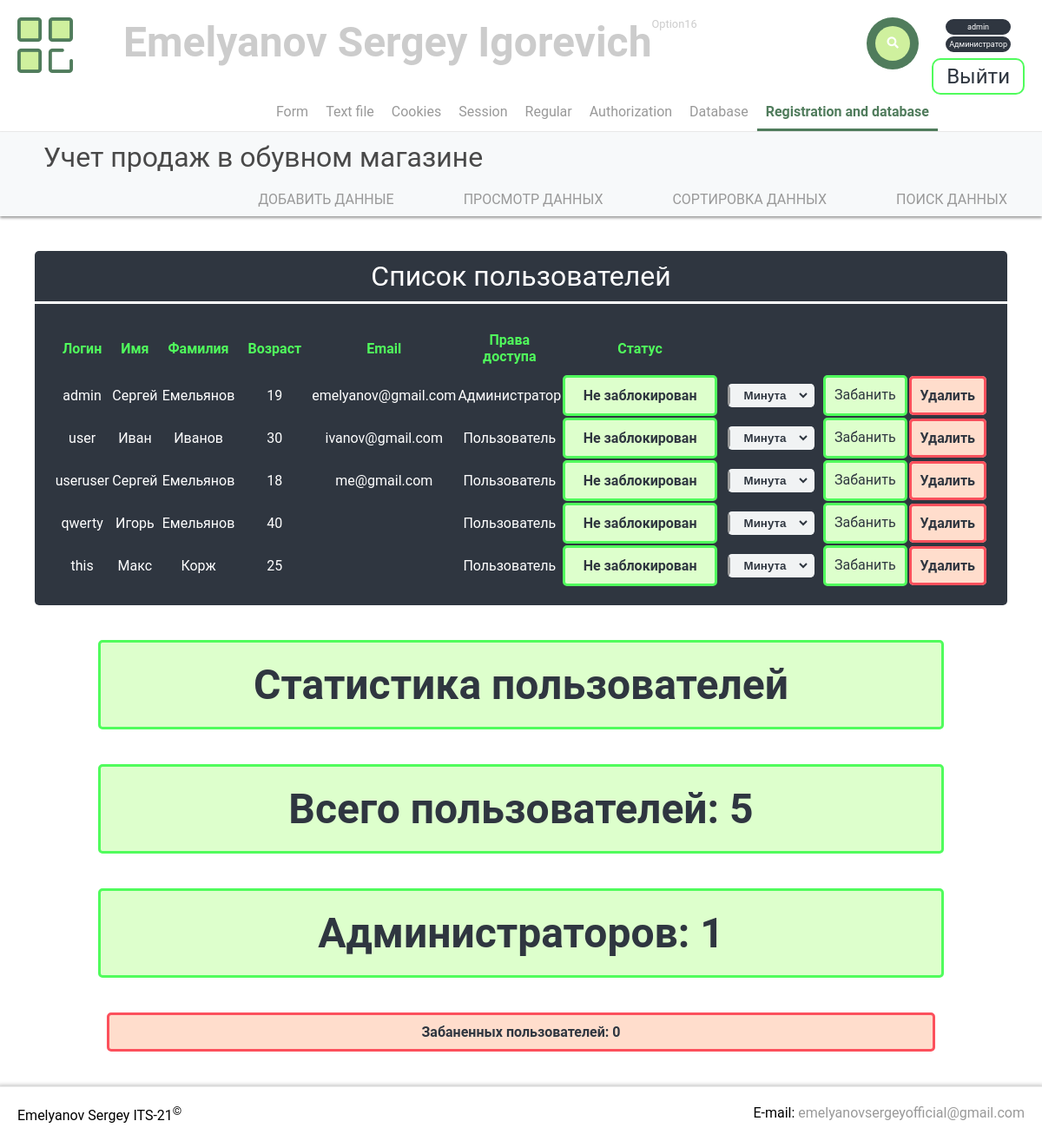
Screenshot of /lab8/adminpanel.php (signed in) with the database file from the repository.
### tables this page shows
CREATE TABLE IF NOT EXISTS `users` (
  `id` int(11) NOT NULL AUTO_INCREMENT,
  `login` varchar(255) NOT NULL,
  `password` varchar(255) NOT NULL,
  `name` varchar(255) NOT NULL,
  `secname` varchar(255) NOT NULL,
  `age` int(11) NOT NULL,
  `email` varchar(255) NOT NULL,
  `rights` int(11) NOT NULL,
  `blockdate` bigint(20) DEFAULT NULL,
  PRIMARY KEY (`id`)
);

### lab8/adminpanel.php (the view, shortened to what this page needs)
<!DOCTYPE HTML>
<html lang="en">
<head>
    <link rel="stylesheet" href="../styles/main.css">
    <link rel="stylesheet" href="../styles/style.css">
    <link rel="stylesheet" href="../styles/lab1.css">
    <link rel="stylesheet" href="../styles/lab2.css">
    <link rel="stylesheet" href="../styles/lab3.css">
    <link rel="stylesheet" href="../styles/lab6.css">
    <link rel="stylesheet" href="../styles/lab7.css">
    <link rel="stylesheet" href="../styles/lab8.css">
    <link rel="stylesheet" href="https://use.fontawesome.com/releases/v5.7.2/css/all.css"
>
</head>
<body>
<header>
    <div class="divHeader">
        <a href="../index.php"><img class="menuImg" src="../images/greenBlockMenu.png" alt="menu img"></a>
        <div class="title">
            <span class="FIO">Emelyanov Sergey Igorevich</span>
            <span class="option">Option16</span>
        </div>
        <form id="searchBox" action="" method="get">
            <button id="searchBtn" type="submit" value="search"><i class="fas fa-search"></i></button>
        </form>
        <?php include('logButton.php'); ?>
    </div>
    <nav class="navHeader">
        <ul class="mainMenu">
            <li><a href="../lab1/form1.php">Form</a></li>
            <li><a href="../lab2/add.php">Text file</a></li>
            <li><a href="../lab3/cookies.php">Cookies</a></li>
            <li><a href="../lab4/shop.php">Session</a></li>
            <li><a href="../lab5/regular.html">Regular</a></li>
            <li><a href="../lab6/add.php">Authorization</a></li>
            <li><a href="../lab7/add.php">Database</a></li>
            <li class="active"><a href="add.php">Registration and database</a></li>
        </ul>
    </nav>
</header>
<nav class="subNav">
    <p>Учет продаж в обувном магазине</p>
    <ul class="subMenu">
        <li><a href="add.php">ДОБАВИТЬ ДАННЫЕ</a></li>
        <li><a href="view.php">ПРОСМОТР ДАННЫХ</a></li>
        <li><a href="sorting.php">СОРТИРОВКА ДАННЫХ</a></li>
        <li><a href="search.php">ПОИСК ДАННЫХ</a></li>
    </ul>
</nav>
<main>
    <?php
    if (isset($_SESSION['auth']) and $_SESSION['auth']['success'] and ($_SESSION['auth']['rights'] == 1)) {
        $host = 'localhost';
        $user = 'root';
        $password = 'usbw';
        $db_name = 'test';
        $link = mysqli_connect($host, $user, $password, $db_name);
        mysqli_query($link, "SET NAMES 'utf8' COLLATE 'utf8_general_ci'");
        mysqli_query($link, "SET CHARACTER SET 'utf8'");
        mysqli_set_charset($link, 'utf8');
        $table = 'users';
        $result = mysqli_query($link, "SELECT id, login, name, secname, age, email, rights, blockdate FROM "
            . $table . " WHERE id > 0") or die(mysqli_error($link));
        $table = "<table>";
        $table .= "<caption>Список пользователей</caption>";
        $table .= "<tr>";
        $table .= "<th>Логин</th>";
        $table .= "<th>Имя</th>";
        $table .= "<th>Фамилия</th>";
        $table .= "<th>Возраст</th>";
        $table .= "<th>Email</th>";
        $table .= "<th>Права доступа</th>";
        $table .= "<th>Статус</th>";
        $table .= "</tr>";
        $rows = mysqli_num_rows($result);
        for ($i = 0; $i < $rows; ++$i) {
            $row = mysqli_fetch_row($result);
            $table .= "<tr>";
            for ($j = 1; $j < 6; ++$j) $table .= "<td>$row[$j]</td>";
            $row[6] == 1 ? $table .= "<td>Администратор</td>" : $table .= "<td>Пользователь</td>";
            $unban = "<td>";
            if ($row[7] > time()) {
                date_default_timezone_set("UTC");
                try {
                    $dd = (new DateTime())->setTimestamp($row[7]);
                } catch (Exception $e) {
                }
                try {
                    $now = new DateTime();
                } catch (Exception $e) {
                }
                $dif = date_diff($now, $dd);
                $dif = $dif->d . ' д. ' . $dif->h . ' ч. ' . $dif->i . ' м. ' . $dif->s . ' с. ';
                $table .= "<td class='notFind'>Заблокирован, ост. $dif</td>";
                $ck3 = "alert(\"Разблокировать?\")";
                $unban .= "<a class='viewBtn' href='?unban=$row[0]' onclick='" . $ck3 . "'>Разблокировать</a>";
            } else {
                $table .= "<td class='added'>Не заблокирован</td>";
            }
            $unban .= "</td>";
            $ck1 = "alert(\"Забанить?\"); document.getElementById(\"frm" . $row[0] . "\").submit(); return false;";
            $table .= "<td>";
            $table .= "<div class='forms'>";
            $table .= "<form name='frm" . $row[0] . "' id='frm" . $row[0] . "'>";
            $table .= "<fieldset>";
            $table .= "<select name='tm'>";
            $table .= "<option value='60'>Минута</option>";
            $table .= "<option value='3600'>Час</option>";
            $table .= "<option value='86400'>День</option>";
            $table .= "<option value='604800'>Неделя</option>";
            $table .= "<option value='2419200'>Месяц</option>";
            $table .= "</select>";
            $table .= "<input type='hidden' value='$row[0]' name='ban'>";
            $table .= "</fieldset>";
            $table .= "</form>";
            $table .= "<a class='viewBtn' href='#' onclick='" . $ck1 . "'>Забанить</a>";
            $table .= "</div>";
            $table .= "</td>";
            $ck2 = "alert(\"Удалить?\")";
            $table .= "<td>";
            $table .= "<a class='notFind' href='?del=$row[0]' onclick='" . $ck2 . "'>Удалить</a>";
            $table .= "</td>";
            $table .= $unban;
            $table .= "</tr>";
        }
        $table .= "</table>";
        echo $table;
        $table = 'users';
        $result = mysqli_query($link, "SELECT * FROM " . $table . " WHERE id > 0")
        or die(mysqli_error($link));
        $rows = mysqli_num_rows($result);
        $admins = 0;
        $banned = 0;
        for ($i = 0; $i < $rows; ++$i) {
            $row = mysqli_fetch_row($result);
            if ($row[7] == 1) $admins++;
        }
        ?>
        <p class="added swing">Статистика пользователей</p>
        <p class="added swing">Всего пользователей: <?php echo $rows; ?></p>
        <p class="added swing">Администраторов: <?php echo $admins; ?></p>
        <p class="notFind swing">Забаненных пользователей: <?php echo $banned; ?></p>
    <?php } else echo '<p class="notFind">Войдите на сайт с правами администратора для добавления данных.</p>';
    ?>
</main>
<footer>
    <span>Emelyanov Sergey ITS-21<sup>&#169;</sup></span>
    <span>
            E-mail:
            <a href="mailto: emelyanovsergeyofficial@gmail.com" target="_blank" title="Emelyanov Sergey">
                emelyanovsergeyofficial@gmail.com
            </a>
        </span>
</footer>
</body>
</html>

### styles/main.css (style rules this page uses)
* { transition: 0.4s; }
* { margin: 0; padding: 0; }
html { font-family: 'Roboto', sans-serif; }
body { display: flex; flex-direction: column; }
html, body { height: 100%; }
header { display: flex; flex-direction: column; background-color: white; border-bottom: 1px solid #ececec; }
a { text-decoration: none; color: #999999; transition: 0.2s; }
.divHeader { display: flex; flex-direction: row; padding: 20px 20px 0 20px; }
.menuImg { width: 4em; height: 4em; }
.title { margin: 0 5%; display: flex; flex-direction: row; color: #cccccc; }
.FIO { font-weight: bold; font-size: 3em; }
.option { font-size: 0.8em; }
#searchBox { margin-left: auto; background: #507c5c; height: 40px; border-radius: 40px; padding: 10px; border: 0 solid #ececec; }
#searchBtn { color: white; float: right; width: 40px; height: 40px; border-radius: 50%; background: #cff09e; display: flex; justify-content: center; align-items: center; border: none; outline: none; cursor: pointer; }
.mainMenu { list-style: none; padding: 0 10%; margin: 0; display: flex; flex-flow: row; justify-content: right; }
.mainMenu li { padding: 10px 5px 10px 5px; }
.mainMenu li a { padding: inherit; }
li.active { border-bottom: 3px solid #507c5c; }
li.active a { color: #507c5c; font-weight: bold; }
.subNav { display: flex; flex-direction: column; background-color: #f7f9fa; box-shadow: 0 2px 3px 0 #999; }
.subMenu { list-style: none; margin: 0; padding: 0; display: flex; flex-flow: row; justify-content: right; }
.subNav li { padding: 10px 20px 10px 20px; }
.subNav li a { padding: inherit; }
.subNav p { margin: 10px 50px; color: #494949; font-size: 2em; }
main { display: flex; flex-direction: column; justify-content: center; align-items: center; padding: 20px; flex: 1 0 auto; }
footer { padding: 20px; border-top: 1px solid #ececec; box-shadow: 0 0 4px 2px #ccc; display: flex; flex-direction: row; justify-content: space-between; flex: 0 0 auto; }
.subNav { transition: none; position: fixed; width: 100%; z-index: 1000; }

### styles/lab1.css (style rules this page uses)
.forms { display: flex; flex-flow: row; justify-content: space-between; background: #2f3640; border-radius: 5px; }
main form { padding: 20px 40px; margin: 20px; background: #2f3640; border: 2px solid white; border-radius: 5px; }
fieldset { padding: 20px; margin: 0; color: white; border: none; background: #2f3640; display: flex; flex-direction: row; align-items: center; }
fieldset input, fieldset select { outline: none; width: 200px; color: #2f3640; background: #f1f3f4; font-weight: bolder; margin: 10px; text-align: center; text-align-last: center; border: 5px solid #f1f3f4; border-radius: 5px; border-left: 3px solid; transition: border-color 0.5s ease-out; }
fieldset input:optional, fieldset select:optional { border-left-color: #999; }
table { padding: 20px; margin: 20px; border-radius: 5px; background: #2f3640; color: white; text-align: center; cursor: pointer; }
th { padding: 10px 10px; color: #50fc5c; }

### styles/lab2.css (style rules this page uses)
.added, .notFind { padding: 20px; border: 3px solid #50fc5c; border-radius: 5px; background: #ddffcc; color: #2f3640; font-size: 3em; width: 80%; text-align: center; font-weight: bold; margin: 20px; }
.notFind { padding: 10px; border: 3px solid #fc505c; background: #ffddcc; font-size: 1em; }
table { border-radius: 0 0 5px 5px; }
caption { padding: 10px; color: white; font-size: 2em; background: #2f3640; border-radius: 5px 5px 0 0; border-bottom: 3px solid white; transition: 0.4s; }

### styles/lab7.css (style rules this page uses)
.viewBtn { padding: 10px; color: #2f3640; background: white; border: 3px solid #50fc5c; border-radius: 5px; }

### styles/lab8.css (style rules this page uses)
td.added { font-size: 1em; padding: 10px; }
td * { padding: 0; margin: 0; }
td .forms form { padding: 0; margin: 0; }
td select { width: 100px; }
td form { border: none; }
td .viewBtn { background: #ddffcc; }
td .notFind { margin: 0; }

### rows the page displays
users: login "admin", name "Сергей", secname "Емельянов", age "19", email "emelyanov@gmail.com"
users: login "user", name "Иван", secname "Иванов", age "30", email "ivanov@gmail.com"
users: login "useruser", name "Сергей", secname "Емельянов", age "18", email "me@gmail.com"
users: login "qwerty", name "Игорь", secname "Емельянов", age "40"
users: login "this", name "Макс", secname "Корж", age "25"

### other values shown
$_SESSION["auth"]["login"] "admin"
$str "Администратор"
$rows "5"
$admins "1"
$banned "0"
